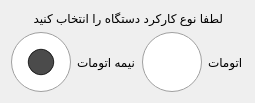
            <widget class="QWidget" name="pageSettingDeviceMode">
             <layout class="QVBoxLayout" name="verticalLayout_12">
              <item alignment="Qt::AlignHCenter|Qt::AlignTop">
               <widget class="QLabel" name="label">
                <property name="maximumSize">
                 <size>
                  <width>16777215</width>
                  <height>60</height>
                 </size>
                </property>
                <property name="styleSheet">
                 <string notr="true">font: 22pt &quot;IRANSans&quot;;
color: #000000;</string>
                </property>
                <property name="text">
                 <string>لطفا نوع کارکرد دستگاه را انتخاب کنید</string>
                </property>
               </widget>
              </item>
              <item>
               <layout class="QHBoxLayout" name="horizontalLayout_7">
                <item alignment="Qt::AlignHCenter|Qt::AlignTop">
                 <widget class="QRadioButton" name="btnManualDevice">
                  <property name="styleSheet">
                   <string notr="true">QRadioButton::indicator {width: 60px;height: 60px;}
QRadioButton::indicator::unchecked {image: url(images/icon/unchecked.png);} QRadioButton::indicator:unchecked:hover {image: url(images/icon/unchecked-hover.png);}
QRadioButton::indicator::checked {image: url(images/icon/checked.png);}
QRadioButton::indicator:checked:hover {image: url(images/icon/checked-hover.png);}
QRadioButton{font: 32pt &quot;IRANSans&quot;;}
QRadioButton{color:#000000;}
</string>
                  </property>
                  <property name="text">
                   <string>نیمه اتومات</string>
                  </property>
                  <property name="checked">
                   <bool>true</bool>
                  </property>
                 </widget>
                </item>
                <item alignment="Qt::AlignHCenter|Qt::AlignTop">
                 <widget class="QRadioButton" name="btnAutoDevice">
                  <property name="enabled">
                   <bool>true</bool>
                  </property>
                  <property name="styleSheet">
                   <string notr="true">QRadioButton::indicator {width: 60px;height: 60px;}
QRadioButton::indicator::unchecked {image: url(images/icon/unchecked.png);} QRadioButton::indicator:unchecked:hover {image: url(images/icon/unchecked-hover.png);}
QRadioButton::indicator::checked {image: url(images/icon/checked.png);}
QRadioButton::indicator:checked:hover {image: url(images/icon/checked-hover.png);}
QRadioButton{font: 32pt &quot;IRANSans&quot;;}
QRadioButton{color:#000000;}
</string>
                  </property>
                  <property name="text">
                   <string>اتومات</string>
                  </property>
                 </widget>
                </item>
               </layout>
              </item>
             </layout>
            </widget>
